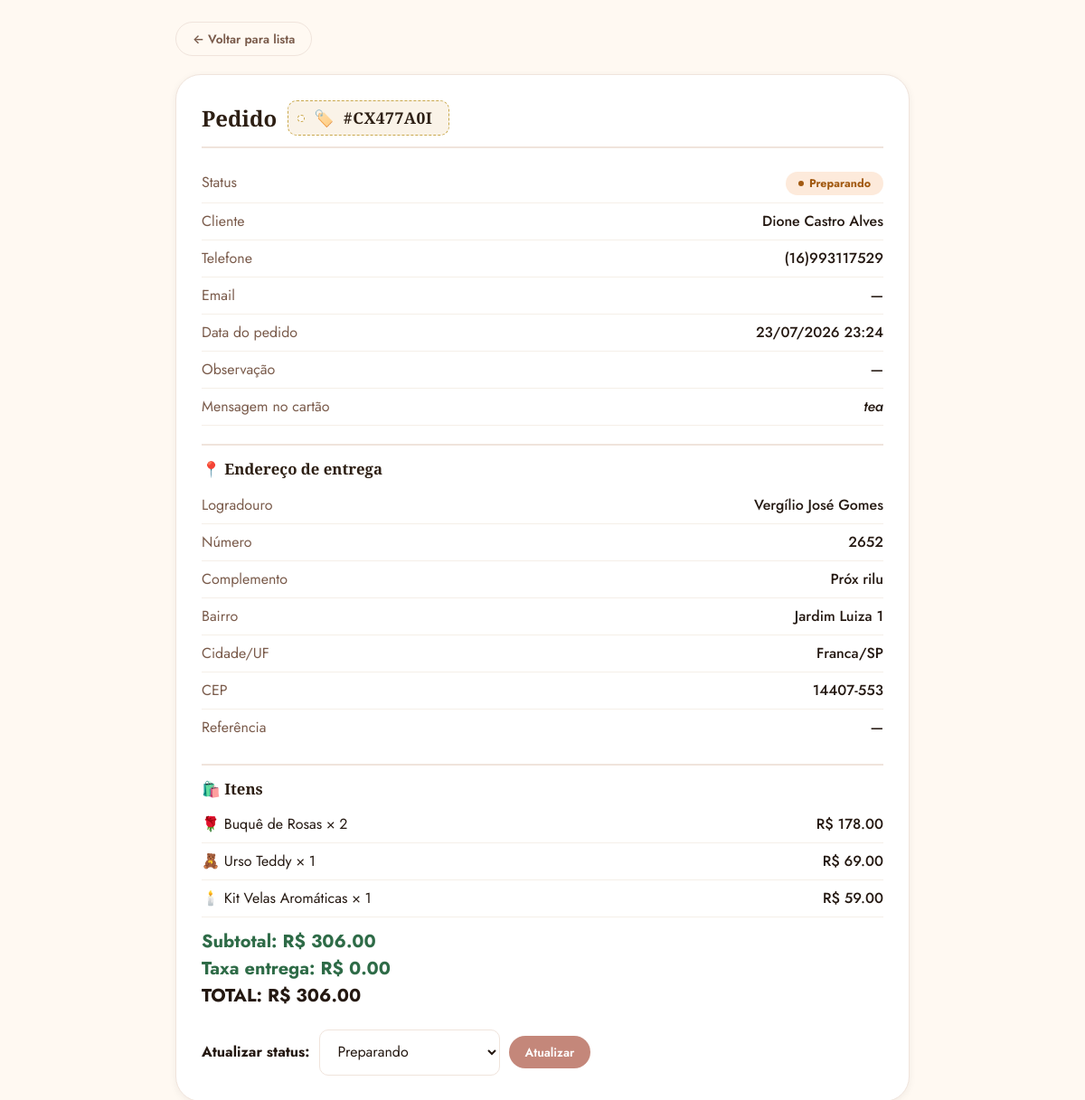
The app's page /admin/pedido/CX477A0I (signed in) with its own data.
### models.py (models this page shows, shortened)
class Pedido(db.Model):
    __tablename__ = 'pedido'
    id = db.Column(db.Integer, primary_key=True)
    codigo = db.Column(db.String(20), unique=True, nullable=False)
    status = db.Column(db.String(30), default='Pendente')
    subtotal = db.Column(db.Float, nullable=False, default=0.0)
    taxa_entrega = db.Column(db.Float, nullable=False, default=0.0)
    total = db.Column(db.Float, nullable=False, default=0.0)
    observacao = db.Column(db.Text)
    mensagem_cartao = db.Column(db.String(300))
    data_pedido = db.Column(db.DateTime, default=lambda: datetime.now(timezone.utc))
    data_entrega = db.Column(db.DateTime)
    cliente_id = db.Column(db.Integer, db.ForeignKey('cliente.id'), nullable=False)
    local_entrega_id = db.Column(db.Integer, db.ForeignKey('local_entrega.id'), nullable=False)
    itens = db.relationship('ItemPedido', backref='pedido', lazy='joined', cascade='all, delete-orphan')

class Cliente(db.Model):
    __tablename__ = 'cliente'
    id = db.Column(db.Integer, primary_key=True)
    nome = db.Column(db.String(100), nullable=False)
    email = db.Column(db.String(100))
    telefone = db.Column(db.String(20), nullable=False, unique=True)
    criado_em = db.Column(db.DateTime, default=lambda: datetime.now(timezone.utc))
    pedidos = db.relationship('Pedido', backref='cliente', lazy=True)

class LocalEntrega(db.Model):
    __tablename__ = 'local_entrega'
    id = db.Column(db.Integer, primary_key=True)
    logradouro = db.Column(db.String(200), nullable=False)
    numero = db.Column(db.String(20), nullable=False)
    complemento = db.Column(db.String(100))
    bairro = db.Column(db.String(100), nullable=False)
    cidade = db.Column(db.String(100), nullable=False, default='Franca')
    estado = db.Column(db.String(2), nullable=False, default='SP')
    cep = db.Column(db.String(9), nullable=False)
    referencia = db.Column(db.String(200))
    pedidos = db.relationship('Pedido', backref='local_entrega', lazy=True)

class ItemPedido(db.Model):
    __tablename__ = 'item_pedido'
    id = db.Column(db.Integer, primary_key=True)
    pedido_id = db.Column(db.Integer, db.ForeignKey('pedido.id'), nullable=False)
    produto_id = db.Column(db.Integer, db.ForeignKey('produto.id'), nullable=False)
    quantidade = db.Column(db.Integer, nullable=False, default=1)
    preco_unitario = db.Column(db.Float, nullable=False)
    produto = db.relationship('Produto', lazy='joined')

class Produto(db.Model):
    __tablename__ = 'produto'
    id = db.Column(db.Integer, primary_key=True)
    nome = db.Column(db.String(100), nullable=False)
    descricao = db.Column(db.String(300))
    preco = db.Column(db.Float, nullable=False)
    emoji = db.Column(db.String(10), nullable=False)
    tag = db.Column(db.String(50))
    estoque = db.Column(db.Integer, default=99)
    ativo = db.Column(db.Boolean, default=True)
    categoria_id = db.Column(db.Integer, db.ForeignKey('categoria.id'), nullable=False)

### routes.py (the view)
@main_bp.route('/admin/pedido/<codigo>')
@admin_required
def admin_pedido_detalhe(codigo):
    pedido = Pedido.query.filter_by(codigo=codigo).first()
    if not pedido:
        return render_template('404.html', mensagem='Pedido não encontrado'), 404
    return render_template('admin_pedido_detalhe.html', pedido=pedido)

### routes.py (called while the page is built)
def admin_required(f):
    @wraps(f)
    def decorated(*args, **kwargs):
        if not session.get('admin_logado'):
            return redirect(url_for('main.admin_login', next=request.url))
        return f(*args, **kwargs)
    return decorated

### templates/admin_pedido_detalhe.html (shortened to what this page needs)
<!DOCTYPE html>
<html lang="pt-BR">
<head>
  <link rel="stylesheet" href="{{ url_for('static', filename='css/theme.css') }}">
</head>
<body>
  <div class="fb-container fb-container--md" style="padding-top: 24px; padding-bottom: 40px;">
    <a href="{{ url_for('main.admin_pedidos') }}" class="btn btn--ghost btn--sm" style="margin-bottom: 20px;">← Voltar para lista</a>
    <div class="fb-card">
      <h1 style="display:flex; align-items:center; gap:12px; flex-wrap:wrap; font-size:1.5rem;">
        <span>Pedido</span>
        <span class="gift-tag"><span aria-hidden="true">🏷️</span><span class="gift-tag__code">#{{ pedido.codigo }}</span></span>
      </h1>
      <div class="fb-row">
        <span class="label">Status</span>
        <span class="status-badge status-{{ pedido.status | lower | replace(' ', '-') }}">{{ pedido.status }}</span>
      </div>
      <div class="fb-row"><span class="label">Cliente</span><span class="value">{{ pedido.cliente.nome if pedido.cliente else '—' }}</span></div>
      <div class="fb-row"><span class="label">Telefone</span><span class="value">{{ pedido.cliente.telefone if pedido.cliente else '—' }}</span></div>
      <div class="fb-row"><span class="label">Email</span><span class="value">{{ pedido.cliente.email if pedido.cliente and pedido.cliente.email else '—' }}</span></div>
      <div class="fb-row"><span class="label">Data do pedido</span><span class="value">{{ pedido.data_pedido.strftime('%d/%m/%Y %H:%M') }}</span></div>
      <div class="fb-row"><span class="label">Observação</span><span class="value">{{ pedido.observacao or '—' }}</span></div>
      <div class="fb-row"><span class="label">Mensagem no cartão</span><span class="value" style="font-style:italic;">{{ pedido.mensagem_cartao or '—' }}</span></div>
      <div style="margin-top: 20px; border-top: 2px solid var(--linha); padding-top: 16px;">
        <h2 style="font-size: 1.05rem; border: none; padding: 0; margin-bottom: 10px;">📍 Endereço de entrega</h2>
        <div class="fb-row"><span class="label">Logradouro</span><span class="value">{{ pedido.local_entrega.logradouro if pedido.local_entrega else '—' }}</span></div>
        <div class="fb-row"><span class="label">Número</span><span class="value">{{ pedido.local_entrega.numero if pedido.local_entrega else '—' }}</span></div>
        <div class="fb-row"><span class="label">Complemento</span><span class="value">{{ pedido.local_entrega.complemento or '—' }}</span></div>
        <div class="fb-row"><span class="label">Bairro</span><span class="value">{{ pedido.local_entrega.bairro if pedido.local_entrega else '—' }}</span></div>
        <div class="fb-row"><span class="label">Cidade/UF</span><span class="value">{{ pedido.local_entrega.cidade if pedido.local_entrega else '—' }}/{{ pedido.local_entrega.estado if pedido.local_entrega else '—' }}</span></div>
        <div class="fb-row"><span class="label">CEP</span><span class="value">{{ pedido.local_entrega.cep if pedido.local_entrega else '—' }}</span></div>
        <div class="fb-row"><span class="label">Referência</span><span class="value">{{ pedido.local_entrega.referencia or '—' }}</span></div>
      </div>
      <div style="margin-top: 20px; border-top: 2px solid var(--linha); padding-top: 16px;">
        <h2 style="font-size: 1.05rem; border: none; padding: 0; margin-bottom: 10px;">🛍️ Itens</h2>
        {% for item in pedido.itens %}
        <div class="fb-row">
          <span>{{ item.produto.emoji }} {{ item.produto.nome }} × {{ item.quantidade }}</span>
          <span class="value">R$ {{ "%.2f"|format(item.preco_unitario * item.quantidade) }}</span>
        </div>
        {% endfor %}
        <div class="fb-total" style="text-align: left; margin-top: 12px;">
          Subtotal: R$ {{ "%.2f"|format(pedido.subtotal) }}<br>
          Taxa entrega: R$ {{ "%.2f"|format(pedido.taxa_entrega) }}<br>
          <strong style="color: var(--ink);">TOTAL: R$ {{ "%.2f"|format(pedido.total) }}</strong>
        </div>
      </div>
      <div class="update-form">
        <label for="statusSelect"><strong>Atualizar status:</strong></label>
        <select id="statusSelect">
          {% for s in ['Pendente', 'Confirmado', 'Preparando', 'Saiu para Entrega', 'Entregue', 'Cancelado'] %}
          <option value="{{ s }}" {% if pedido.status == s %}selected{% endif %}>{{ s }}</option>
          {% endfor %}
        </select>
        <button type="button" class="btn btn--primary btn--sm" id="btn-atualizar">Atualizar</button>
      </div>
    </div>
  </div>
</body>
</html>

### static/css/theme.css (style rules this page uses)
:root { --ink: #241811; --terra: #2d1f14; --musgo: #3a4a2f; --musgo-alt: #2e6b47; --seco: #7a5b4b; --seco-light: #a3907f; --rosa: #c4877a; --rosa-deep: #a06b5e; --petala: #e8b4a2; --ouro: #c9a84c; --ouro-claro: #f0d080; --creme: #faf3e8; --bg: #fff9f2; --paper: #ffffff; --linha: #f0e4dc; --linha-suave:#f5efe8; --erro: #b3261e; --erro-bg: #fbeae9; --sucesso: #2e6b47; --sucesso-bg: #e9f3ec; --aviso: #8a6d1a; --aviso-bg: #fdf3d9; --info: #2158a0; --info-bg: #e8f0fb; --font-serif: 'Cormorant Garamond', Georgia, serif; --font-sans: 'Jost', -apple-system, sans-serif; --radius-sm: 10px; --radius-md: 18px; --radius-lg: 28px; --radius-pill: 999px; --shadow-sm: 0 2px 8px rgba(36,24,17,0.06); --shadow-md: 0 8px 24px rgba(36,24,17,0.08); --shadow-lg: 0 20px 40px -16px rgba(36,24,17,0.18); --space-1: 4px; --space-2: 8px; --space-3: 12px; --space-4: 16px; --space-5: 20px; --space-6: 24px; --space-8: 32px; --space-10: 40px; color-scheme: light; }
*, *::before, *::after { box-sizing: border-box; }
* { margin: 0; padding: 0; }
html { -webkit-text-size-adjust: 100%; }
body { font-family: var(--font-sans); background: var(--bg); color: var(--ink); line-height: 1.5; min-height: 100vh; }
a { color: var(--rosa-deep); }
h1, h2, h3 { font-family: var(--font-serif); color: var(--terra); font-weight: 600; line-height: 1.15; }
button, a, input, select, textarea { font-family: inherit; }
.fb-container { max-width: 1200px; margin: 0 auto; padding: 0 24px; }
.fb-container--md { max-width: 860px; }
.btn { display: inline-flex; align-items: center; justify-content: center; gap: 8px; border: none; border-radius: var(--radius-pill); font-family: var(--font-sans); font-weight: 600; font-size: 0.95rem; padding: 12px 24px; cursor: pointer; transition: background 0.18s, transform 0.12s, box-shadow 0.18s; text-decoration: none; }
.btn--primary { background: var(--rosa); color: #fff; }
.btn--ghost { background: none; color: var(--seco); border: 1.5px solid var(--linha); }
.btn--sm { padding: 8px 18px; font-size: 0.85rem; }
.fb-card { background: var(--paper); border-radius: var(--radius-lg); padding: 28px; border: 1px solid var(--linha); box-shadow: var(--shadow-sm); }
.fb-card h1, .fb-card h2 { border-bottom: 2px solid var(--linha); padding-bottom: 12px; margin-bottom: 18px; }
input[type="text"], input[type="password"], input[type="tel"], input[type="email"], input:not([type]), textarea, select { width: 100%; border: 1.5px solid var(--linha); border-radius: var(--radius-sm); padding: 12px 16px; font-size: 1rem; background: var(--paper); color: var(--ink); outline: none; transition: border-color 0.18s; }
.status-badge { display: inline-flex; align-items: center; gap: 6px; padding: 4px 14px; border-radius: var(--radius-pill); font-weight: 700; font-size: 0.78rem; text-transform: capitalize; white-space: nowrap; }
.status-badge::before { content: ''; width: 6px; height: 6px; border-radius: 50%; background: currentColor; }
.status-preparando { background: #fdeadb; color: #a25a12; }
.gift-tag { position: relative; display: inline-flex; align-items: center; gap: 10px; background: var(--creme); border: 1.5px dashed var(--ouro); border-radius: var(--radius-sm); padding: 8px 18px 8px 14px; font-family: var(--font-serif); font-size: 1.1rem; font-weight: 600; color: var(--terra); letter-spacing: 0.5px; }
.gift-tag::before { content: ''; width: 8px; height: 8px; border-radius: 50%; background: var(--bg); border: 1.5px dashed var(--ouro); margin-left: -4px; }
.gift-tag .gift-tag__code { font-variant-numeric: tabular-nums; }
.fb-row { display: flex; justify-content: space-between; gap: 12px; padding: 8px 0; border-bottom: 1px solid var(--linha-suave); }
.fb-row:last-child { border-bottom: none; }
.fb-row .label { color: var(--seco); }
.fb-row .value { font-weight: 500; text-align: right; }
.fb-total { font-size: 1.25rem; font-weight: 700; color: var(--musgo-alt); text-align: right; margin-top: 14px; }

### templates/admin_pedido_detalhe.html (style rules this page uses)
.update-form { margin-top: 22px; display: flex; gap: 10px; align-items: center; flex-wrap: wrap; }
.update-form select { width: auto; min-width: 200px; }

### records on screen
Pedido: codigo "CX477A0I", status "Preparando", data_pedido "23/07/2026 23:24", observacao "—", mensagem_cartao "tea", subtotal "306.00", taxa_entrega "0.00", total "306.00"
Cliente: cliente "Dione Castro Alves", cliente "(16)993117529", cliente "—"
LocalEntrega: local_entrega "Vergílio José Gomes", local_entrega "2652", local_entrega "Próx rilu", local_entrega "Jardim Luiza 1", local_entrega "Franca", local_entrega "SP", local_entrega "14407-553", local_entrega "—"
ItemPedido: produto.emoji "🌹", produto.nome "Buquê de Rosas", quantidade "2", item.preco_unitario*item.quantidade "178.00"
ItemPedido: produto.emoji "🧸", produto.nome "Urso Teddy", quantidade "1", item.preco_unitario*item.quantidade "69.00"
ItemPedido: produto.emoji "🕯️", produto.nome "Kit Velas Aromáticas", quantidade "1", item.preco_unitario*item.quantidade "59.00"
